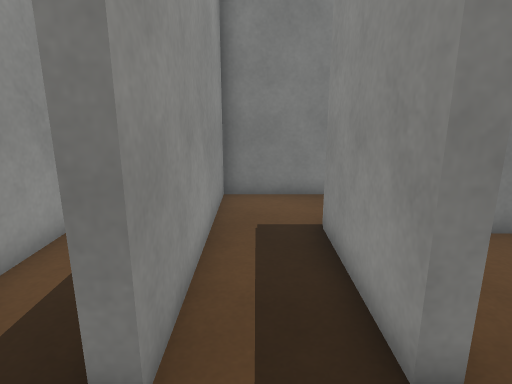
View 1 (above)

24 first-person views from a walk through a Unity game level. The camera is 1.3 m above the floor, tilts 14° down and sees 75° across. Doors are open. The floor is counted in squares, 0.5 m on a side. Each view is taken from the middle of a square. On the plan, view 1 faces up. The plan holds only what a view shows up to about 20 squares ahead; the rest is blank. The place goes on beyond the plan. The player is left out. Surface patterns are stand-ins for the level's own textures.

View 2
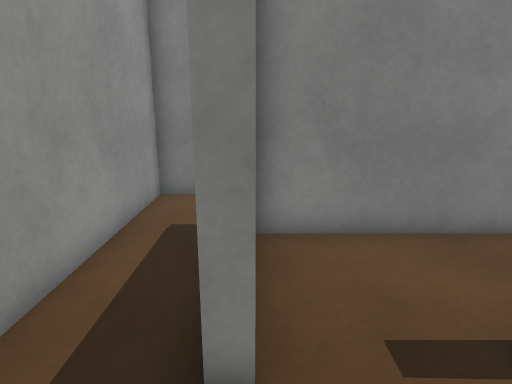

View 3
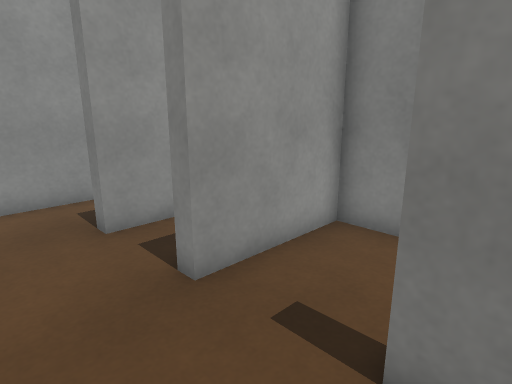

View 4
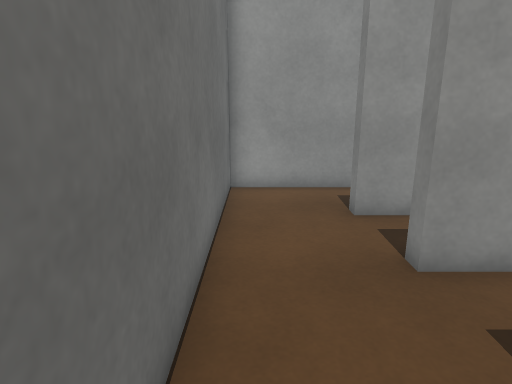

View 5
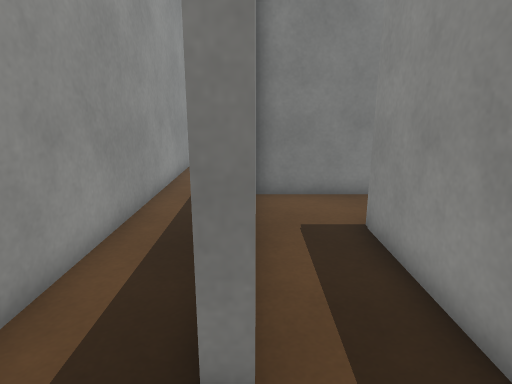

View 6
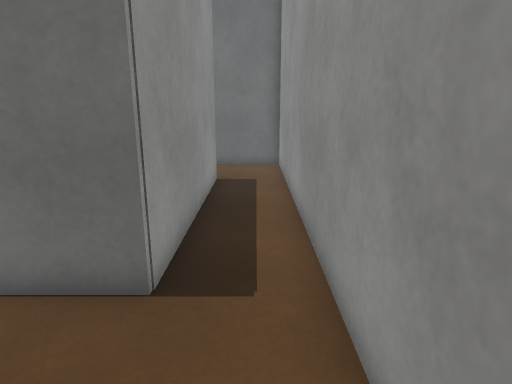

View 7
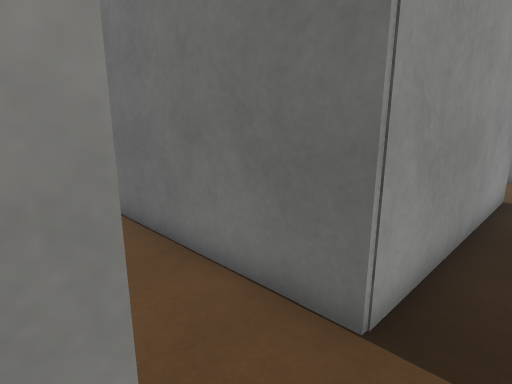

View 8
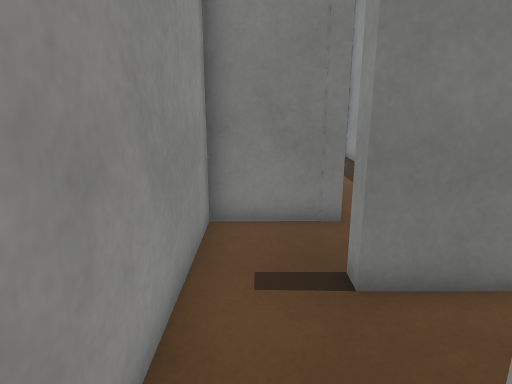

View 9
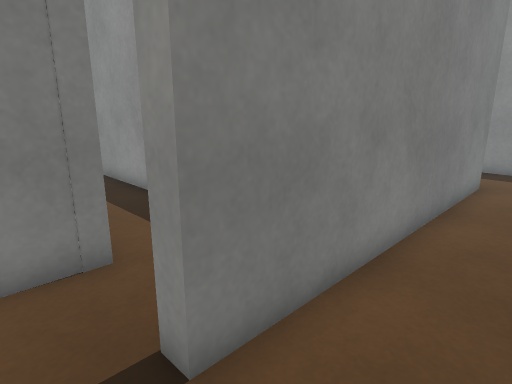

View 10
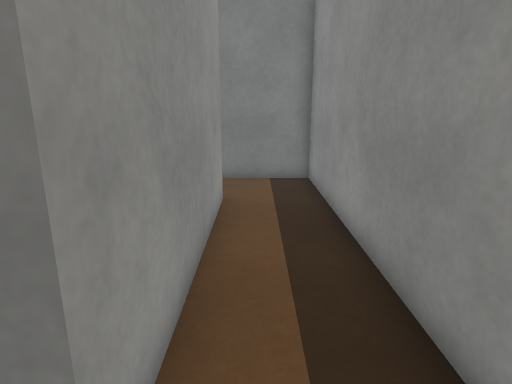

View 11
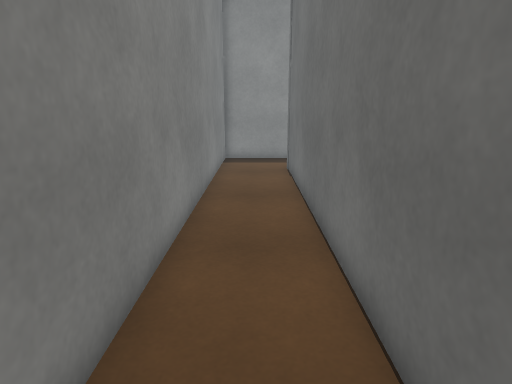

View 12
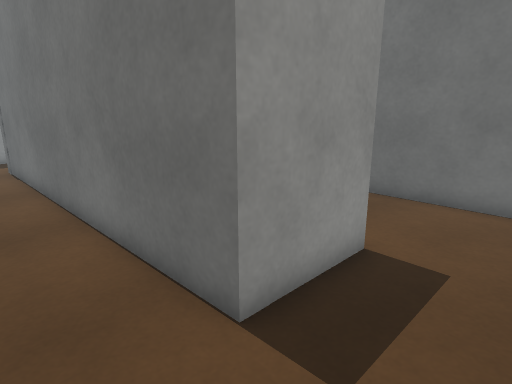

View 13
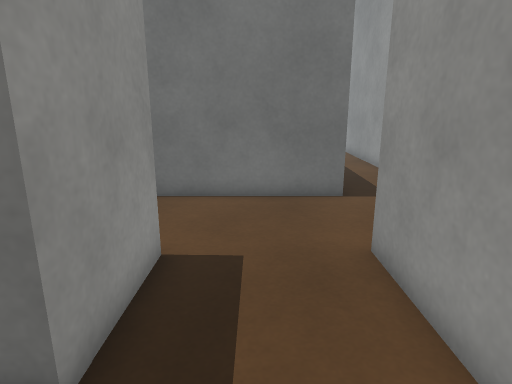

View 14
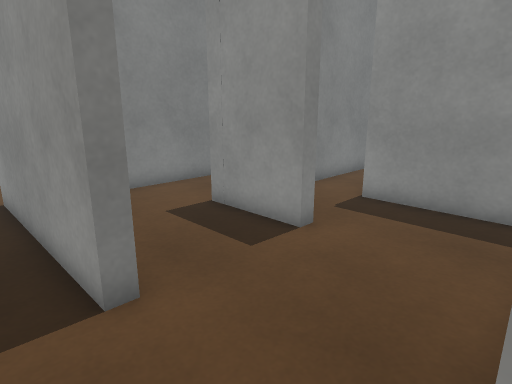

View 15
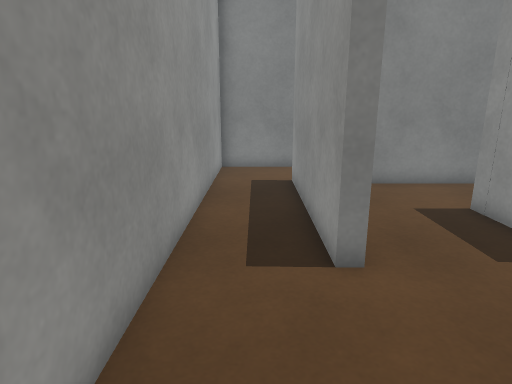

View 16
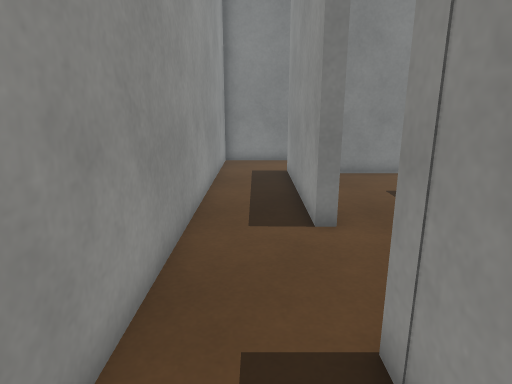

View 17
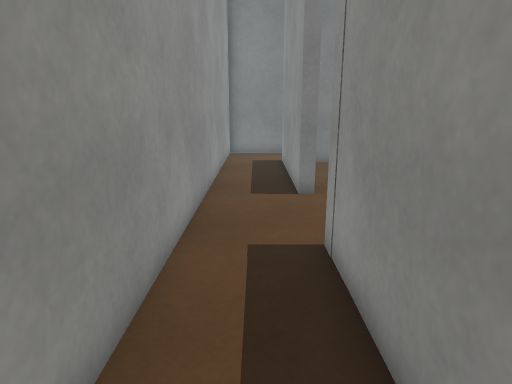

View 18
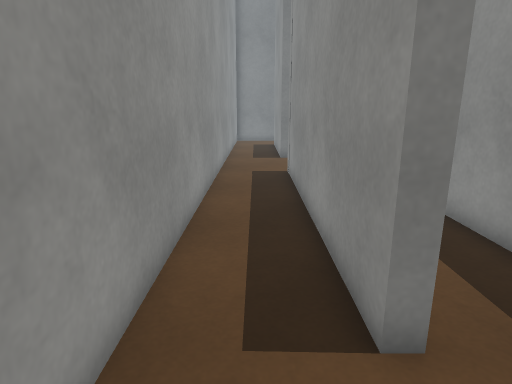

View 19
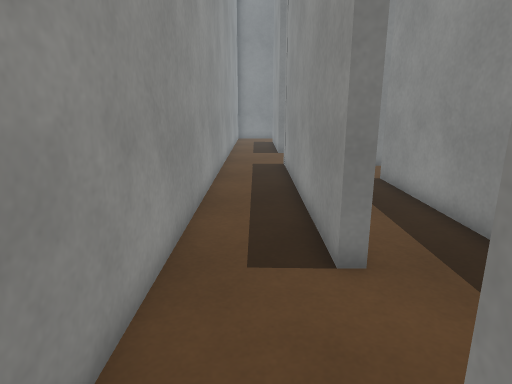

View 20
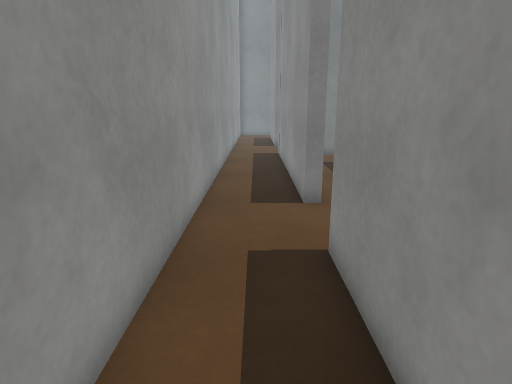

View 21
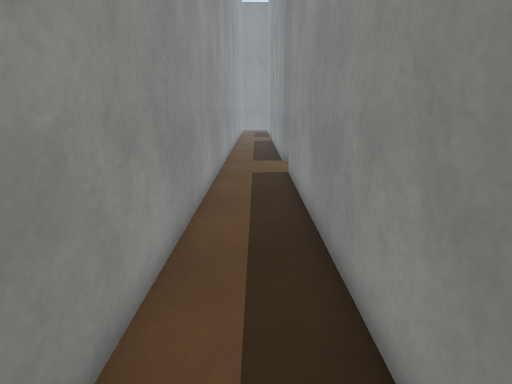

View 22
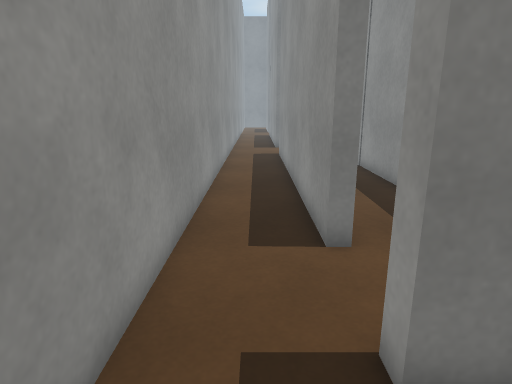

View 23
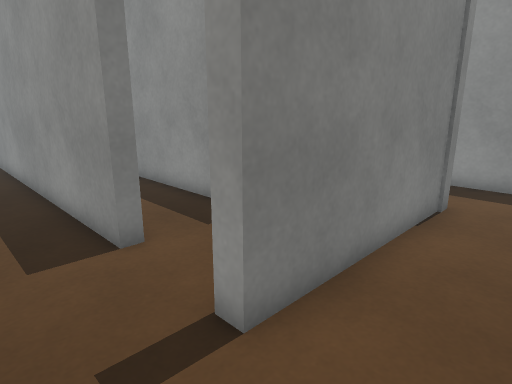

View 24
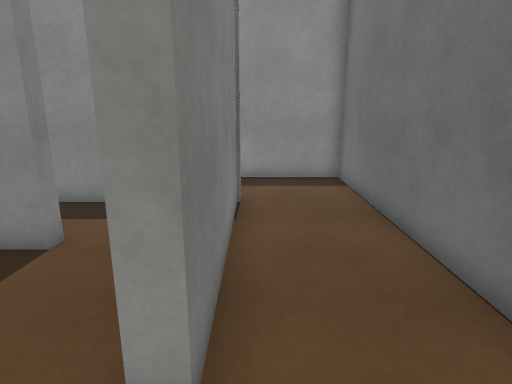

### Floor plan
Ten units are one square. View 1 is at (0, 0); x grows to the right and y downward. Boxes are objects, and circles mark ways between rooms. Rooms are numbered by the first view taken in them; rooms with no view inside come last. Other rooms are left out.
<svg viewBox="-231 -317 311 504">
<path fill="none" stroke="#000" d="M15 -27 15 -74M26 -101 -10 -101 -10 -25 -15 -25M-16 9 16 9M60 -27 49 -27M16 9 61 9M75 -67 20 -67 20 -27 15 -27M-10 -165 -41 -165 -41 -145M-15 -25 -15 -107 52 -107M-41 -145 -41 9 -16 9M75 -134 -15 -134 -15 -140M-148 -212 -153 -212 -153 -246 -10 -246 -10 -165M-192 -248 -192 -212 -196 -212M-196 -171 -145 -171M20 -171 20 -277 -180 -277M-196 -212 -196 -282M-162 -74 -162 -136M-191 -61 -196 -61 -196 -171M-192 -312 -226 -312 -226 134M-196 110 -196 -29M-122 145 -196 145 -196 139M-182 182 -92 182 -92 138M-226 134 -226 154M-145 -171 -131 -171M-118 -180 -118 -218"/>
<circle cx="20" cy="-10" r="3" fill="#2a7"/>
<circle cx="-10" cy="-10" r="3" fill="#2a7"/>
<circle cx="-25" cy="-135" r="3" fill="#2a7"/>
<circle cx="-10" cy="-155" r="3" fill="#2a7"/>
<circle cx="-195" cy="-190" r="3" fill="#2a7"/>
<circle cx="-150" cy="-195" r="3" fill="#2a7"/>
<circle cx="-210" cy="140" r="3" fill="#2a7"/>
<text x="10" y="-60">1</text>
<text x="40" y="-30">2</text>
<text x="-30" y="-160">3</text>
<text x="-20" y="-80">4</text>
<text x="-90" y="-260">5</text>
<text x="-170" y="-150">6</text>
<text x="-150" y="150">7</text>
<text x="-140" y="-200">8</text>
</svg>
Room 1 opens to room 2. Room 1 opens to room 4. Room 3 opens to room 4. Room 3 opens to room 5. Room 5 opens to room 6. Room 5 opens to room 8. Room 6 opens to room 7.

Where each view was taken, in squares from view 1:
view 1: 0 up, 0 right, facing up
view 2: 0 up, 2 right, facing up
view 3: 0 up, 6 right, facing up-left
view 4: 0 up, 7 right, facing left
view 5: 0 up, 1 left, facing up
view 6: 15 up, 3 left, facing down
view 7: 14 up, 3 left, facing down-right
view 8: 9 up, 3 left, facing up
view 9: 11 up, 3 left, facing up-right
view 10: 15 up, 0 right, facing up
view 11: 26 up, 16 left, facing right
view 12: 27 up, 18 left, facing down-right
view 13: 27 up, 17 left, facing down
view 14: 17 up, 21 left, facing up-right
view 15: 16 up, 21 left, facing up
view 16: 14 up, 21 left, facing up
view 17: 11 up, 21 left, facing up
view 18: 3 up, 21 left, facing up
view 19: 1 up, 21 left, facing up
view 20: 3 down, 21 left, facing up
view 21: 11 down, 21 left, facing up
view 22: 17 down, 21 left, facing up
view 23: 17 down, 22 left, facing up-right
view 24: 15 down, 22 left, facing right
